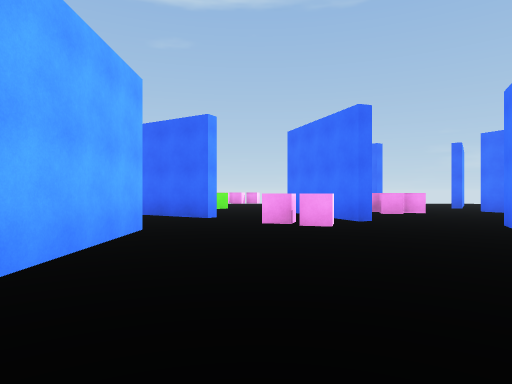
View 1 (above)

16 first-person views from a walk through a scene from a Unity 3-D project. The camera is 1.3 m above the floor, looks level and sees 75° across. The floor is counted in squares, 2 m on a side. Each view is taken from the middle of a square. On the plan, view 1 faces up. The plan holds only what a view shows up to about 10 squares ahead; the rest is blank. The place goes on beyond the plan. The player is left out.

View 2
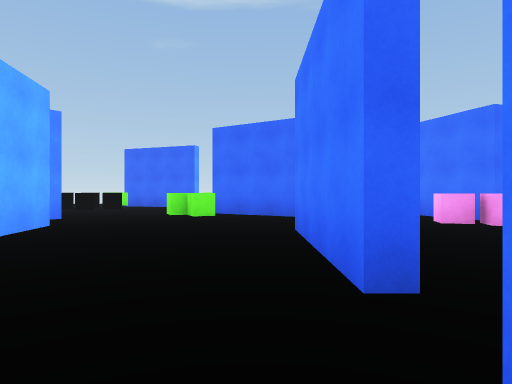

View 3
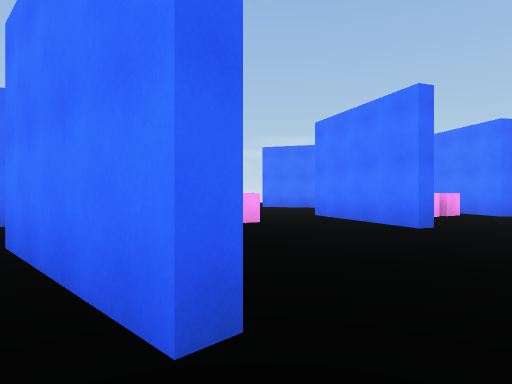

View 4
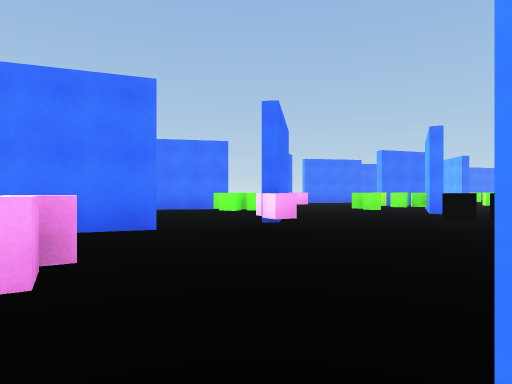

View 5
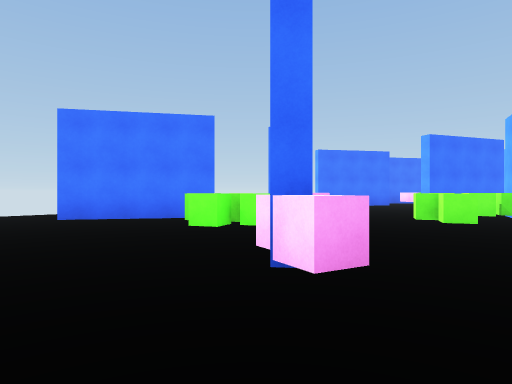

View 6
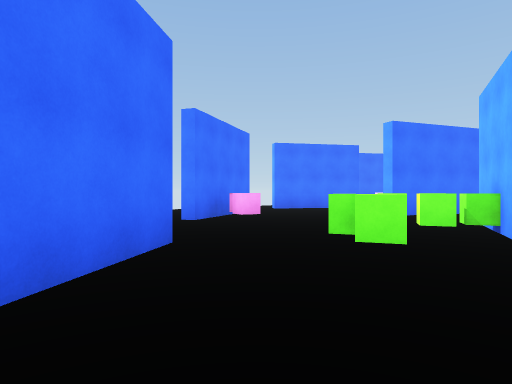

View 7
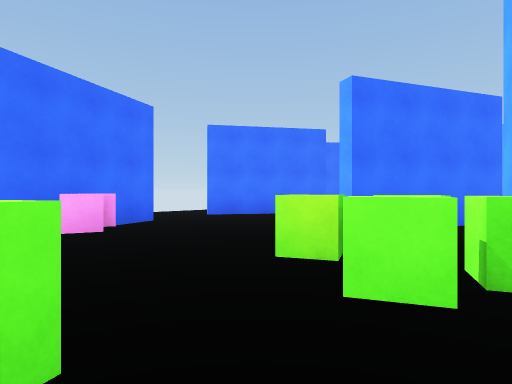

View 8
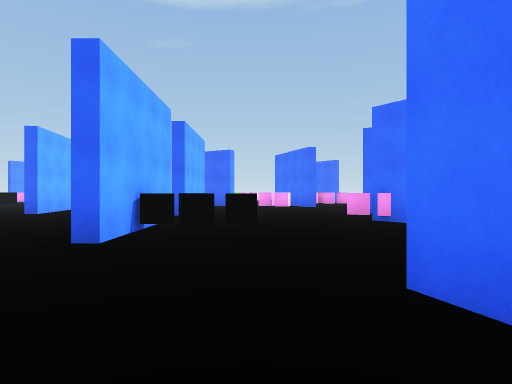

View 9
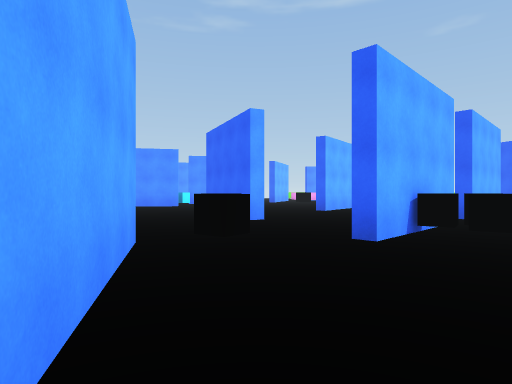

View 10
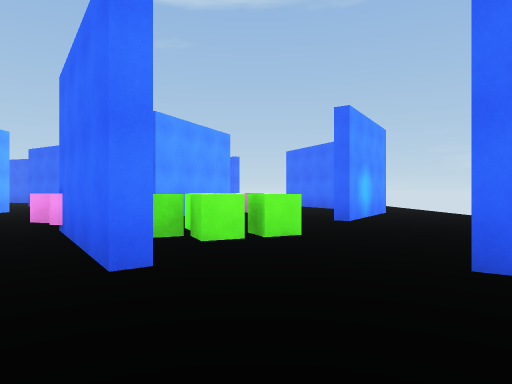

View 11
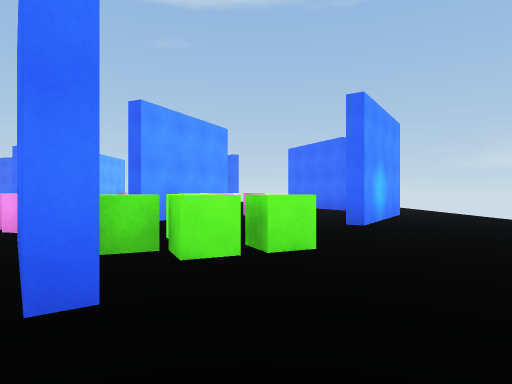

View 12
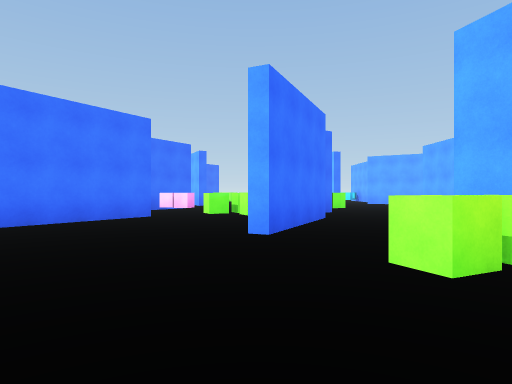

View 13
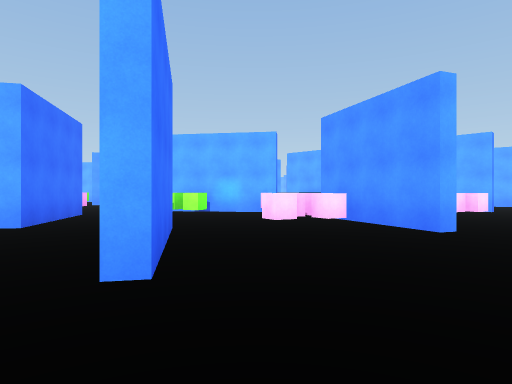

View 14
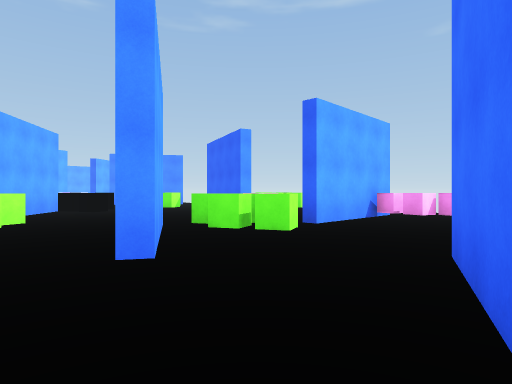

View 15
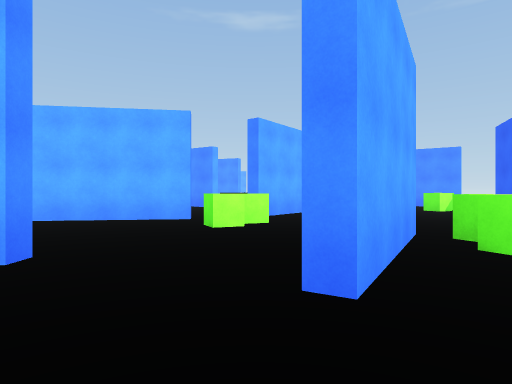

View 16
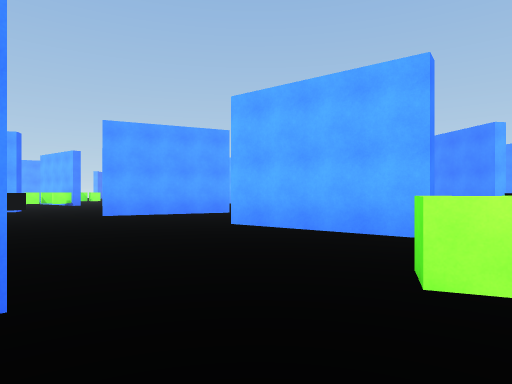

### Floor plan
Points are (right, up) in squares from view 1. A wall is a line through its corners. A room is listed if a view was taken in it or the views show most of it. See-through windows are left out.
Room 1 (views 1, 2, 3, 4, 5, 6, 7, 10, 11, 12, 14, 15, 16)
walls: (3.2, 3.1) (4.8, 6.5); (5.2, -2) (4.8, -2.3) (3.3, -0.3); (-1.9, 0.8) (-1.9, -2.8); (-1.9, 2.1) (-2.3, 2.1) (-2.3, 5.8) (-2, 5.8) (-1.9, 2.1); (1.3, -5.5) (1, -4.7) (1.4, -4.6); (7.7, -2.3) (9.7, 0.8) (10.1, 0.6); (2, -6.3) (2.6, -8.1); (5.1, 6.3) (3.6, 2.9); (2.3, 7.2) (1.3, 9.9); (-5.4, -1.3) (-5.6, -1.6); (-4.1, -5.1) (-2, -6.4); (-1, 8.6) (-1.2, 8.3) (-4.1, 10); (4.8, -9.1) (5.2, -9.3); (10.1, 5.5) (8.1, 2.5) (7.8, 2.7) (9.3, 4.9); (9.1, -7.8) (7.4, -4.5) (7.9, -4.3); (-7, 6.5) (-6.4, 2.8); (-7.7, 8.1) (-7.9, 7.7); (9, -11) (9.8, -9.8)
ways out: opening at (-6.2, 9) to room 2; opening at (-4.4, -2.2) to room 2; opening at (4, 7.6) to room 2; opening at (5.6, -10.2) to room 2; gap at (-4, -5) to room 2; opening at (11, 5) to room 3; opening at (8, -3.5); opening at (9, -8.5); opening at (11, 1)
objects: green cube (-5, 8); green cube (-4, 7); black cube (-2, -1); other object (-1, -2); other object (-1, -1); black cube (0, -1); pink cube (0, 6); pink cube (1, 5); green cube (2, -6); pink cube (2, 1); green cube (3, -7); green cube (3, -6); green cube (3, -4); pink cube (3, 0); green cube (4, -6); green cube (5, -1); green cube (5, 0); pink cube (5, 3); pink cube (5, 4); green cube (6, -1); pink cube (6, 4); pink cube (7, -6)
Room 2 (views 8, 9)
walls: (-2, -6.4) (-1.1, -6.9); (-5.6, -1.6) (-8, -0.7); (3.2, -12.4) (4.8, -9.1); (-7.7, -0.4) (-5.4, -1.3); (7.8, -12.9) (9, -11); (-13.5, 6.4) (-13.2, 6.2) (-13.7, 5.5); (4.8, 6.5) (5.1, 6.3); (-9.7, 9.6) (-7.7, 8.1); (-4.1, 10.4) (-1, 8.6); (1.3, 9.9) (1, 10.8); (9.3, 4.9) (9.8, 5.7); (-7.7, 14.7) (-8.9, 15.1); (-2, 16.4) (-2, 12.7)
ways out: opening at (-6.2, 9) to room 1; opening at (-4.4, -2.2) to room 1; opening at (4, 7.6) to room 1; opening at (5.6, -10.2) to room 1; gap at (-4, -5) to room 1
objects: other object (-9, 10); black cube (-8, 10); other object (-8, 11); green cube (-8, 13); black cube (-7, 10); black cube (-4, -4); other object (-3, 12) to (-3, 13); green cube (-2, 10); other object (-2, 11); pink cube (-2, 15); green cube (-1, 11); pink cube (-1, 15); pink cube (0, 15); pink cube (3, 8); other object (3, 9); pink cube (4, 8); other object (5, -13); green cube (5, -12); green cube (6, -12)
Room 3 (view 13)
walls: (9.8, 5.7) (10.1, 5.5)
ways out: opening at (11, 5) to room 1

Positions as (right, up) in squares from view 1, and headings:
1: (0, 0), facing up
2: (-3, 0), facing up
3: (-3, 1), facing up-right
4: (-2, 6), facing down-right
5: (1, 3), facing down-right
6: (1, 0), facing down-right
7: (2, -4), facing down-right
8: (0, -7), facing up
9: (0, -7), facing up-left
10: (6, -5), facing up
11: (6, -4), facing up
12: (5, -4), facing down
13: (11, 8), facing down-left
14: (2, 7), facing up-left
15: (1, 8), facing left
16: (-2, 8), facing down-left
